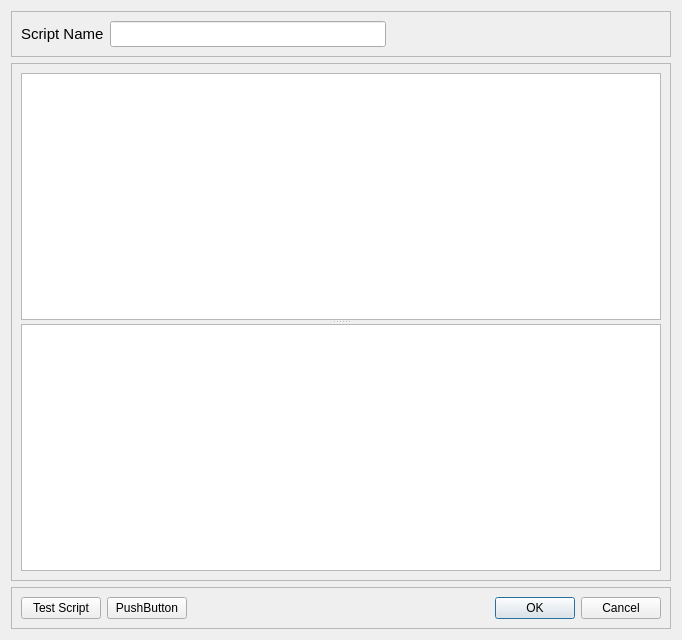
<?xml version="1.0" encoding="UTF-8"?>
<ui version="4.0">
 <class>ScriptEdior</class>
 <widget class="QDialog" name="ScriptEdior">
  <property name="geometry">
   <rect>
    <x>0</x>
    <y>0</y>
    <width>682</width>
    <height>640</height>
   </rect>
  </property>
  <property name="windowTitle">
   <string>Dialog</string>
  </property>
  <layout class="QVBoxLayout" name="verticalLayout">
   <item>
    <widget class="QFrame" name="frame_2">
     <property name="frameShape">
      <enum>QFrame::StyledPanel</enum>
     </property>
     <property name="frameShadow">
      <enum>QFrame::Raised</enum>
     </property>
     <layout class="QHBoxLayout" name="horizontalLayout_2">
      <item>
       <widget class="QLabel" name="label">
        <property name="font">
         <font>
          <pointsize>11</pointsize>
         </font>
        </property>
        <property name="text">
         <string>Script Name</string>
        </property>
       </widget>
      </item>
      <item>
       <widget class="QLineEdit" name="lineEdit">
        <property name="font">
         <font>
          <pointsize>11</pointsize>
         </font>
        </property>
       </widget>
      </item>
      <item>
       <spacer name="horizontalSpacer">
        <property name="orientation">
         <enum>Qt::Horizontal</enum>
        </property>
        <property name="sizeHint" stdset="0">
         <size>
          <width>261</width>
          <height>20</height>
         </size>
        </property>
       </spacer>
      </item>
     </layout>
    </widget>
   </item>
   <item>
    <widget class="QFrame" name="frame_3">
     <property name="frameShape">
      <enum>QFrame::StyledPanel</enum>
     </property>
     <property name="frameShadow">
      <enum>QFrame::Raised</enum>
     </property>
     <layout class="QGridLayout" name="gridLayout">
      <item row="0" column="0">
       <widget class="QSplitter" name="splitter">
        <property name="orientation">
         <enum>Qt::Vertical</enum>
        </property>
        <widget class="QPlainTextEdit" name="scriptEdit">
         <property name="font">
          <font>
           <pointsize>11</pointsize>
          </font>
         </property>
        </widget>
        <widget class="QTextBrowser" name="messages"/>
       </widget>
      </item>
     </layout>
    </widget>
   </item>
   <item>
    <widget class="QFrame" name="frame">
     <property name="frameShape">
      <enum>QFrame::StyledPanel</enum>
     </property>
     <property name="frameShadow">
      <enum>QFrame::Raised</enum>
     </property>
     <layout class="QHBoxLayout" name="horizontalLayout">
      <item>
       <widget class="QPushButton" name="testScriptButton">
        <property name="text">
         <string>Test Script</string>
        </property>
       </widget>
      </item>
      <item>
       <widget class="QPushButton" name="clearButton">
        <property name="text">
         <string>PushButton</string>
        </property>
       </widget>
      </item>
      <item>
       <widget class="QDialogButtonBox" name="buttonBox">
        <property name="orientation">
         <enum>Qt::Horizontal</enum>
        </property>
        <property name="standardButtons">
         <set>QDialogButtonBox::Cancel|QDialogButtonBox::Ok</set>
        </property>
       </widget>
      </item>
     </layout>
    </widget>
   </item>
  </layout>
 </widget>
 <resources/>
 <connections>
  <connection>
   <sender>buttonBox</sender>
   <signal>accepted()</signal>
   <receiver>ScriptEdior</receiver>
   <slot>accept()</slot>
   <hints>
    <hint type="sourcelabel">
     <x>248</x>
     <y>254</y>
    </hint>
    <hint type="destinationlabel">
     <x>157</x>
     <y>274</y>
    </hint>
   </hints>
  </connection>
  <connection>
   <sender>buttonBox</sender>
   <signal>rejected()</signal>
   <receiver>ScriptEdior</receiver>
   <slot>reject()</slot>
   <hints>
    <hint type="sourcelabel">
     <x>316</x>
     <y>260</y>
    </hint>
    <hint type="destinationlabel">
     <x>286</x>
     <y>274</y>
    </hint>
   </hints>
  </connection>
  <connection>
   <sender>testScriptButton</sender>
   <signal>clicked()</signal>
   <receiver>ScriptEdior</receiver>
   <slot>test_script()</slot>
   <hints>
    <hint type="sourcelabel">
     <x>69</x>
     <y>602</y>
    </hint>
    <hint type="destinationlabel">
     <x>340</x>
     <y>319</y>
    </hint>
   </hints>
  </connection>
  <connection>
   <sender>clearButton</sender>
   <signal>clicked()</signal>
   <receiver>ScriptEdior</receiver>
   <slot>clear_message()</slot>
   <hints>
    <hint type="sourcelabel">
     <x>169</x>
     <y>602</y>
    </hint>
    <hint type="destinationlabel">
     <x>340</x>
     <y>319</y>
    </hint>
   </hints>
  </connection>
 </connections>
 <slots>
  <slot>test_script()</slot>
  <slot>cancel_script()</slot>
  <slot>clear_message()</slot>
 </slots>
</ui>
